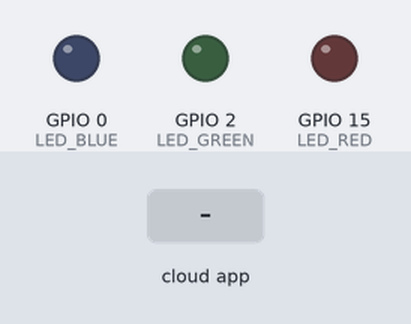
Simulated run of this sketch. Board: ESP8266 (NodeMCU). Parts: output pins drawn as LEDs (lit = HIGH). The inputs (shaded band) are chosen by the test bench. WiFi joins after 1.5 s; servers stay silent unless stated; what the sketch prints to the serial monitor is not drawn.

Above: at 2.7 s.
2.8 s: the phone or cloud app sets blue.light to 1
At 3.5 s:
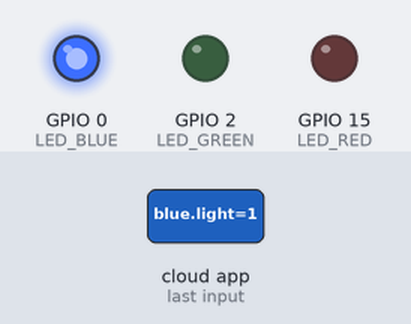
4.3 s: the phone or cloud app sets green.light to 1
At 4.6 s:
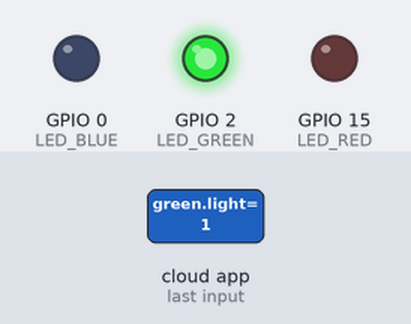
5.8 s: the phone or cloud app sets red.light to 1
At 6.9 s:
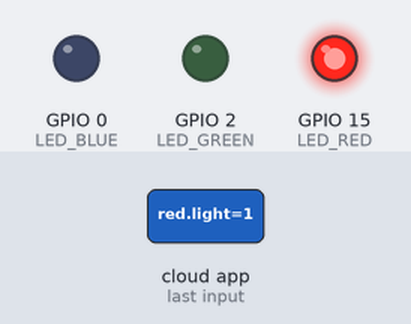
7.3 s: the phone or cloud app sets blue.light to 0
At 8.1 s:
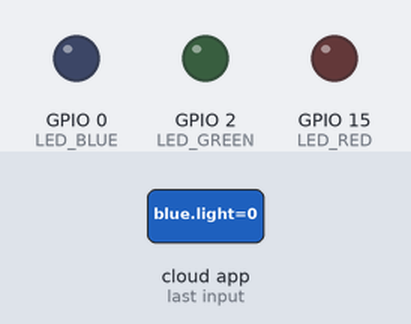
Timing chart, 0 to 10.3 s (numbered marks = the images above; inputs shaded):
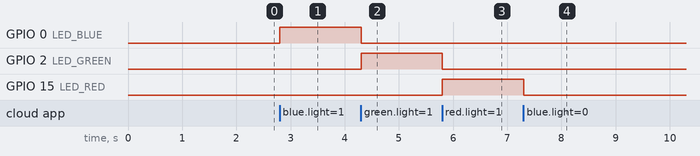

Measured:
- after the input at 2.8 s, GPIO 0 (LED_BLUE): LOW → HIGH at once
- after the input at 4.3 s, GPIO 0 (LED_BLUE): HIGH → LOW at once; GPIO 2 (LED_GREEN): LOW → HIGH at once
- after the input at 5.8 s, GPIO 2 (LED_GREEN): HIGH → LOW at once; GPIO 15 (LED_RED): LOW → HIGH at once
- after the input at 7.3 s, GPIO 15 (LED_RED): HIGH → LOW at once

The sketch:

AlexaTest.ino
```cpp
#include <Arduino.h>
#ifdef ESP32
    #include <WiFi.h>
#else
    #include <ESP8266WiFi.h>
#endif
#include "fauxmoESP.h"

#define WIFI_SSID "Ahmads"
#define WIFI_PASS "Xg#609590"

fauxmoESP fauxmo;

// -----------------------------------------------------------------------------

#define SERIAL_BAUDRATE     115200

#define LED_BLUE            0
#define LED_GREEN           2
#define LED_RED             15

#define ID_BLUE             "blue light"
#define ID_GREEN            "green light"
#define ID_RED              "red light"

// -----------------------------------------------------------------------------

// -----------------------------------------------------------------------------
// Wifi
// -----------------------------------------------------------------------------

void wifiSetup() {

    // Set WIFI module to STA mode
    WiFi.mode(WIFI_STA);

    // Connect
    Serial.printf("[WIFI] Connecting to %s ", WIFI_SSID);
    WiFi.begin(WIFI_SSID, WIFI_PASS);

    // Wait
    while (WiFi.status() != WL_CONNECTED) {
        Serial.print(".");
        delay(100);
    }
    Serial.println();

    // Connected!
    Serial.printf("[WIFI] STATION Mode, SSID: %s, IP address: %s\n", WiFi.SSID().c_str(), WiFi.localIP().toString().c_str());

}

void setup() {

    // Init serial port and clean garbage
    Serial.begin(SERIAL_BAUDRATE);
    Serial.println();
    Serial.println();

    // LEDs
    pinMode(LED_BLUE, OUTPUT);
    pinMode(LED_GREEN, OUTPUT);
    pinMode(LED_RED, OUTPUT);
    digitalWrite(LED_BLUE, LOW);
    digitalWrite(LED_GREEN, LOW);
    digitalWrite(LED_RED, LOW);

    // Wifi
    wifiSetup();

    // By default, fauxmoESP creates it's own webserver on the defined port
    // The TCP port must be 80 for gen3 devices (default is 1901)
    // This has to be done before the call to enable()
    fauxmo.createServer(true); // not needed, this is the default value
    fauxmo.setPort(80); // This is required for gen3 devices

    // You have to call enable(true) once you have a WiFi connection
    // You can enable or disable the library at any moment
    // Disabling it will prevent the devices from being discovered and switched
    fauxmo.enable(true);

    // You can use different ways to invoke alexa to modify the devices state:
    // "Alexa, turn yellow lamp on"
    // "Alexa, turn on yellow lamp
    // "Alexa, set yellow lamp to fifty" (50 means 50% of brightness, note, this example does not use this functionality)

    // Add virtual devices
    fauxmo.addDevice(ID_BLUE);
    fauxmo.addDevice(ID_GREEN);
    fauxmo.addDevice(ID_RED);

    fauxmo.onSetState([](unsigned char device_id, const char * device_name, bool state, unsigned char value) {

        // Callback when a command from Alexa is received.
        // You can use device_id or device_name to choose the element to perform an action onto (relay, LED,...)
        // State is a boolean (ON/OFF) and value a number from 0 to 255 (if you say "set kitchen light to 50%" you will receive a 128 here).
        // Just remember not to delay too much here, this is a callback, exit as soon as possible.
        // If you have to do something more involved here set a flag and process it in your main loop.

        Serial.printf("[MAIN] Device #%d (%s) state: %s value: %d\n", device_id, device_name, state ? "ON" : "OFF", value);

        // Checking for device_id is simpler if you are certain about the order they are loaded and it does not change.
        // Otherwise comparing the device_name is safer.
        digitalWrite(LED_BLUE, LOW);
        digitalWrite(LED_GREEN, LOW);
        digitalWrite(LED_RED, LOW);

        if (strcmp(device_name, ID_BLUE)==0) {
            analogWrite(LED_BLUE, value);
        } else if (strcmp(device_name, ID_GREEN)==0) {
            analogWrite(LED_GREEN, value);
        } else if (strcmp(device_name, ID_RED)==0) {
            analogWrite(LED_RED, value);
        }

    });

}

void loop() {

    // fauxmoESP uses an async TCP server but a sync UDP server
    // Therefore, we have to manually poll for UDP packets
    fauxmo.handle();

    // This is a sample code to output free heap every 5 seconds
    // This is a cheap way to detect memory leaks
    static unsigned long last = millis();
    if (millis() - last > 5000) {
        last = millis();
        Serial.printf("[MAIN] Free heap: %d bytes\n", ESP.getFreeHeap());
    }

    // If your device state is changed by any other means (MQTT, physical button,...)
    // you can instruct the library to report the new state to Alexa on next request:
    // fauxmo.setState(ID_YELLOW, true, 255);

}
```
